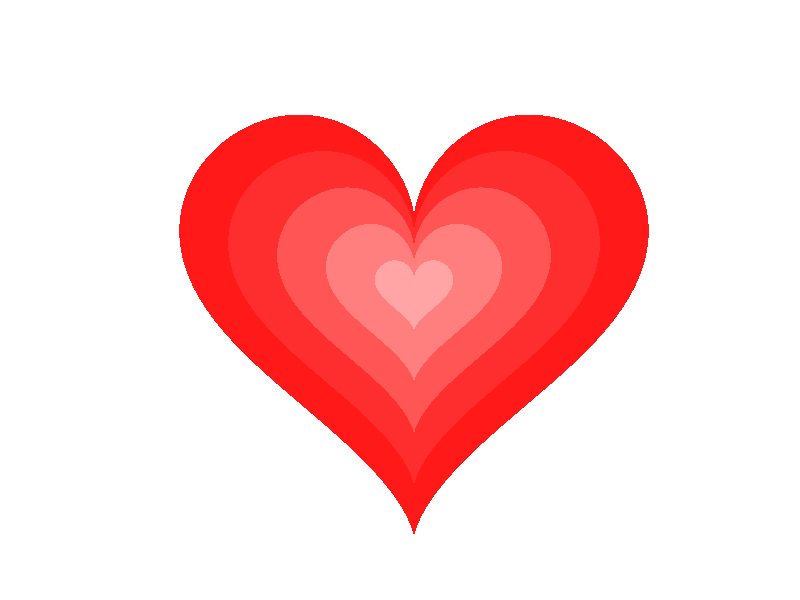

The MATLAB source for this figure:
%%Create Logo

clear; clc; close all;

% Basic Setting
figure('Position', [100, 100, 512, 512]); % Size 512x512 pixels
hold on;
axis equal;
axis off;

% Back ground
set(gca, 'Color', 'black'); % Set axis background color
set(gcf, 'Color', 'blue'); % Set figure background color

% t parameter
t = linspace(0, 2*pi, 1000);

% Loop heart
n_hearts = 5;

% Draw
for i = 1:n_hearts
    % Down size formula
    scale = 1.2 - (i-1) * 0.25; 
    
    % Transpender
    alpha = 0.9 - (i-1) * 0.1;   
    
    % Color
    red = 1.0;                       
    green = (i-1) * 0.2;               
    blue = (i-1) * 0.2;               
    
    % Heart Calculate
    x = 16 * sin(t).^3 * scale;
    y = (13*cos(t) - 5*cos(2*t) - 2*cos(3*t) - cos(4*t)) * scale;
    
    % Draw
    fill(x, y, [red, green, blue], 'EdgeColor', 'none', 'FaceAlpha', alpha);
    
    % Display
    %fprintf('Heart %d: Scale=%.2f, Alpha=%.2f, Color=[%.2f, %.2f, %.2f]\n', ...
     %       i, scale, alpha, red, green, blue);
end

% Setting position
xlim([-25, 25]);
ylim([-20, 20]);

% Display Label
%title('Gradient Heart - 6 Layers', 'Color', 'white', 'FontSize', 14);

% Save Picture
%saveas(gcf, 'MyLogo.png');

% แสดงสรุปการตั้งค่า
%fprintf('\n=== การตั้งค่า ===\n');
%fprintf('จำนวนหัวใจ: %d ดวง\n', n_hearts);
%fprintf('สูตรขนาด: scale = 1.2 - (i-1) * 0.25\n');
%fprintf('สูตรความเข้ม: alpha = 0.9 - (i-1) * 0.1\n');
%fprintf('สูตรสี: Green/Blue = (i-1) * 0.2\n');